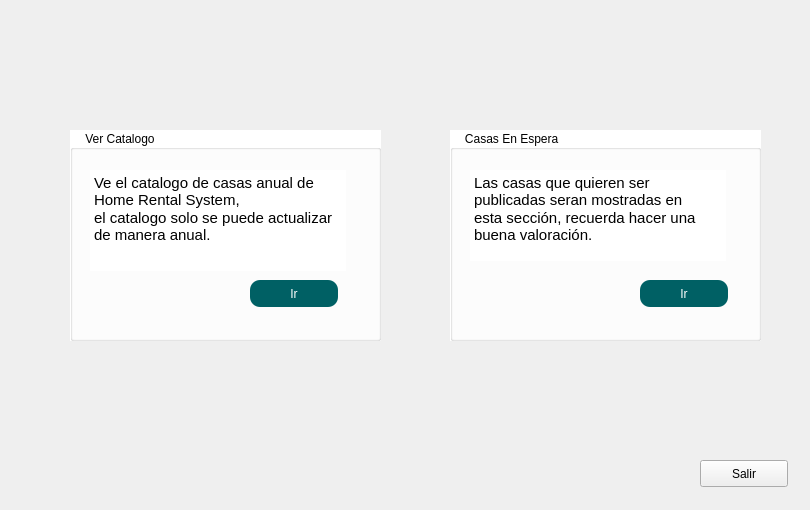
      <widget class="QWidget" name="Administrador_15">
       <widget class="QLabel" name="label_43">
        <property name="geometry">
         <rect>
          <x>10</x>
          <y>10</y>
          <width>791</width>
          <height>491</height>
         </rect>
        </property>
        <property name="styleSheet">
         <string notr="true">border-image: url(C:/Users/ailes/OneDrive/Escritorio/HRS/Recursos/admin.png);
</string>
        </property>
        <property name="text">
         <string/>
        </property>
       </widget>
       <widget class="QGroupBox" name="groupBox_38">
        <property name="geometry">
         <rect>
          <x>70</x>
          <y>130</y>
          <width>311</width>
          <height>211</height>
         </rect>
        </property>
        <property name="styleSheet">
         <string notr="true">QGroupBox{
background-color:white;

}
QLabel{
background-color:transparent;
color:black;
}
QLineEdit{
background-color:transparent;
border:none;
border-bottom: 1px solid;
border-color: black;
border-bottom: 1px solid;
}

QPushButton{
	background-color: #006064;
	color: white;
    selection-color: white;  
    border-radius: 10px; 
    padding: 2px 4px;
}

QPushButton:hover{
	background-color: #006064;
	color: white;
    selection-color: white;  
    border-radius: 10px; 
    padding: 2px 4px;

}</string>
        </property>
        <property name="title">
         <string>    Ver Catalogo </string>
        </property>
        <widget class="QTextBrowser" name="textBrowser_8">
         <property name="geometry">
          <rect>
           <x>20</x>
           <y>40</y>
           <width>256</width>
           <height>101</height>
          </rect>
         </property>
         <property name="styleSheet">
          <string notr="true">background-color: rgb(255, 255, 255);
border:none;</string>
         </property>
         <property name="html">
          <string>&lt;!DOCTYPE HTML PUBLIC &quot;-//W3C//DTD HTML 4.0//EN&quot; &quot;http://www.w3.org/TR/REC-html40/strict.dtd&quot;&gt;
&lt;html&gt;&lt;head&gt;&lt;meta name=&quot;qrichtext&quot; content=&quot;1&quot; /&gt;&lt;style type=&quot;text/css&quot;&gt;
p, li { white-space: pre-wrap; }
&lt;/style&gt;&lt;/head&gt;&lt;body style=&quot; font-family:'MS Shell Dlg 2'; font-size:8.25pt; font-weight:400; font-style:normal;&quot;&gt;
&lt;p style=&quot; margin-top:0px; margin-bottom:0px; margin-left:0px; margin-right:0px; -qt-block-indent:0; text-indent:0px;&quot;&gt;&lt;span style=&quot; font-family:'Cantarell'; font-size:11pt;&quot;&gt;Ve el catalogo de casas anual de Home Rental System,&lt;/span&gt;&lt;/p&gt;
&lt;p style=&quot; margin-top:0px; margin-bottom:0px; margin-left:0px; margin-right:0px; -qt-block-indent:0; text-indent:0px;&quot;&gt;&lt;span style=&quot; font-family:'Cantarell'; font-size:11pt;&quot;&gt;el catalogo solo se puede actualizar de manera anual.&lt;/span&gt;&lt;/p&gt;
&lt;p style=&quot;-qt-paragraph-type:empty; margin-top:0px; margin-bottom:0px; margin-left:0px; margin-right:0px; -qt-block-indent:0; text-indent:0px; font-family:'Cantarell'; font-size:11pt;&quot;&gt;&lt;br /&gt;&lt;/p&gt;&lt;/body&gt;&lt;/html&gt;</string>
         </property>
        </widget>
        <widget class="QPushButton" name="ir">
         <property name="geometry">
          <rect>
           <x>180</x>
           <y>150</y>
           <width>88</width>
           <height>27</height>
          </rect>
         </property>
         <property name="styleSheet">
          <string notr="true"/>
         </property>
         <property name="text">
          <string>Ir</string>
         </property>
        </widget>
       </widget>
       <widget class="QGroupBox" name="groupBox_39">
        <property name="geometry">
         <rect>
          <x>450</x>
          <y>130</y>
          <width>311</width>
          <height>211</height>
         </rect>
        </property>
        <property name="styleSheet">
         <string notr="true">QGroupBox{
background-color:white;

}
QLabel{
background-color:transparent;
color:black;
}
QLineEdit{
background-color:transparent;
border:none;
border-bottom: 1px solid;
border-color: black;
border-bottom: 1px solid;
}

QPushButton{
	background-color: #006064;
	color: white;
    selection-color: white;  
    border-radius: 10px; 
    padding: 2px 4px;
}

QPushButton:hover{
	background-color: #006064;
	color: white;
    selection-color: white;  
    border-radius: 10px; 
    padding: 2px 4px;

}</string>
        </property>
        <property name="title">
         <string>    Casas En Espera</string>
        </property>
        <widget class="QTextBrowser" name="textBrowser_9">
         <property name="geometry">
          <rect>
           <x>20</x>
           <y>40</y>
           <width>256</width>
           <height>91</height>
          </rect>
         </property>
         <property name="styleSheet">
          <string notr="true">background-color: rgb(255, 255, 255);
border:none;</string>
         </property>
         <property name="html">
          <string>&lt;!DOCTYPE HTML PUBLIC &quot;-//W3C//DTD HTML 4.0//EN&quot; &quot;http://www.w3.org/TR/REC-html40/strict.dtd&quot;&gt;
&lt;html&gt;&lt;head&gt;&lt;meta name=&quot;qrichtext&quot; content=&quot;1&quot; /&gt;&lt;style type=&quot;text/css&quot;&gt;
p, li { white-space: pre-wrap; }
&lt;/style&gt;&lt;/head&gt;&lt;body style=&quot; font-family:'MS Shell Dlg 2'; font-size:8.25pt; font-weight:400; font-style:normal;&quot;&gt;
&lt;p style=&quot; margin-top:0px; margin-bottom:0px; margin-left:0px; margin-right:0px; -qt-block-indent:0; text-indent:0px;&quot;&gt;&lt;span style=&quot; font-family:'Cantarell'; font-size:11pt;&quot;&gt;Las casas que quieren ser publicadas seran mostradas en&lt;/span&gt;&lt;/p&gt;
&lt;p style=&quot; margin-top:0px; margin-bottom:0px; margin-left:0px; margin-right:0px; -qt-block-indent:0; text-indent:0px;&quot;&gt;&lt;span style=&quot; font-family:'Cantarell'; font-size:11pt;&quot;&gt;esta sección, recuerda hacer una buena valoración.&lt;/span&gt;&lt;/p&gt;&lt;/body&gt;&lt;/html&gt;</string>
         </property>
        </widget>
        <widget class="QPushButton" name="ir_3">
         <property name="geometry">
          <rect>
           <x>190</x>
           <y>150</y>
           <width>88</width>
           <height>27</height>
          </rect>
         </property>
         <property name="styleSheet">
          <string notr="true"/>
         </property>
         <property name="text">
          <string>Ir</string>
         </property>
        </widget>
       </widget>
       <widget class="QPushButton" name="Salir">
        <property name="geometry">
         <rect>
          <x>700</x>
          <y>460</y>
          <width>88</width>
          <height>27</height>
         </rect>
        </property>
        <property name="styleSheet">
         <string notr="true"/>
        </property>
        <property name="text">
         <string>Salir</string>
        </property>
       </widget>
      </widget>
